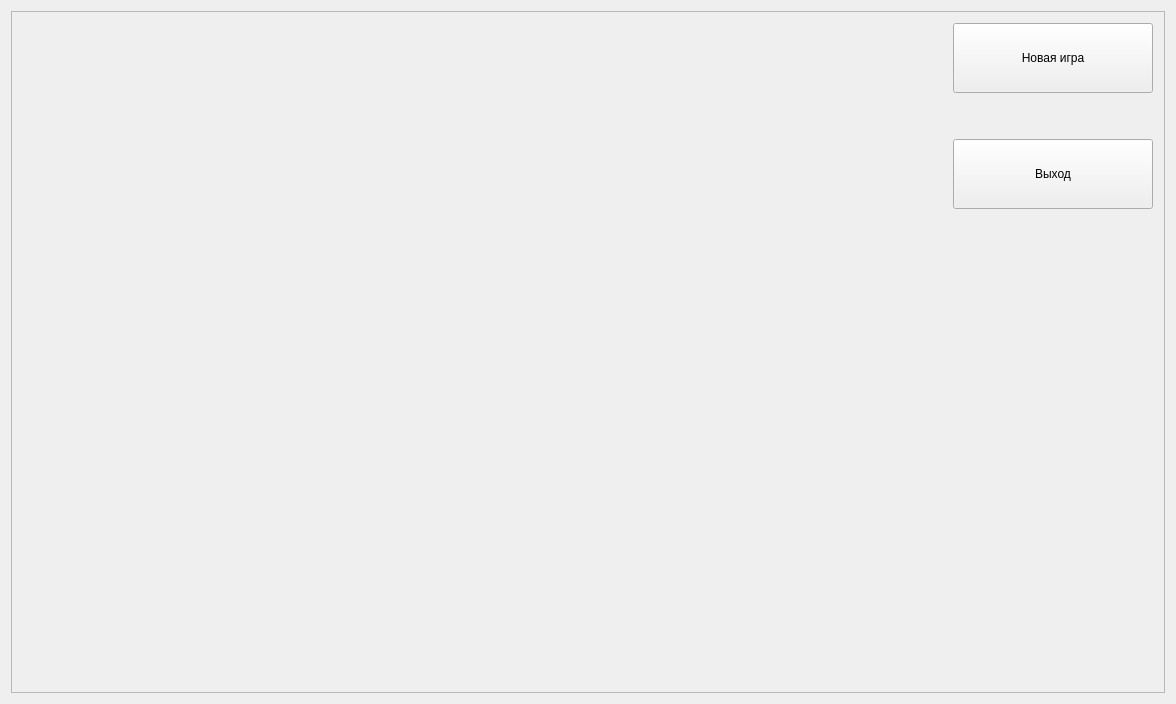
<?xml version="1.0" encoding="UTF-8"?>
<ui version="4.0">
 <class>MainWindow</class>
 <widget class="QMainWindow" name="MainWindow">
  <property name="geometry">
   <rect>
    <x>0</x>
    <y>0</y>
    <width>1176</width>
    <height>704</height>
   </rect>
  </property>
  <property name="windowTitle">
   <string>MainWindow</string>
  </property>
  <widget class="QWidget" name="centralWidget">
   <layout class="QVBoxLayout" name="verticalLayout_2">
    <item>
     <widget class="QFrame" name="frameMenu">
      <property name="frameShape">
       <enum>QFrame::StyledPanel</enum>
      </property>
      <property name="frameShadow">
       <enum>QFrame::Raised</enum>
      </property>
      <layout class="QHBoxLayout" name="horizontalLayout">
       <item>
        <widget class="QLabel" name="label">
         <property name="text">
          <string/>
         </property>
         <property name="pixmap">
          <pixmap resource="res.qrc">:/res/res/crusader_knight.png</pixmap>
         </property>
         <property name="scaledContents">
          <bool>false</bool>
         </property>
        </widget>
       </item>
       <item>
        <spacer name="horizontalSpacer">
         <property name="orientation">
          <enum>Qt::Horizontal</enum>
         </property>
         <property name="sizeHint" stdset="0">
          <size>
           <width>40</width>
           <height>20</height>
          </size>
         </property>
        </spacer>
       </item>
       <item>
        <layout class="QVBoxLayout" name="verticalLayout">
         <item>
          <widget class="MenuButton" name="pushButtonNewGame">
           <property name="minimumSize">
            <size>
             <width>200</width>
             <height>70</height>
            </size>
           </property>
           <property name="text">
            <string>Новая игра</string>
           </property>
           <property name="checkable">
            <bool>false</bool>
           </property>
          </widget>
         </item>
         <item>
          <spacer name="verticalSpacer_2">
           <property name="orientation">
            <enum>Qt::Vertical</enum>
           </property>
           <property name="sizeType">
            <enum>QSizePolicy::Fixed</enum>
           </property>
           <property name="sizeHint" stdset="0">
            <size>
             <width>20</width>
             <height>40</height>
            </size>
           </property>
          </spacer>
         </item>
         <item>
          <widget class="MenuButton" name="pushButtonClose">
           <property name="minimumSize">
            <size>
             <width>200</width>
             <height>70</height>
            </size>
           </property>
           <property name="text">
            <string>Выход</string>
           </property>
          </widget>
         </item>
         <item>
          <spacer name="verticalSpacer">
           <property name="orientation">
            <enum>Qt::Vertical</enum>
           </property>
           <property name="sizeHint" stdset="0">
            <size>
             <width>20</width>
             <height>40</height>
            </size>
           </property>
          </spacer>
         </item>
        </layout>
       </item>
      </layout>
     </widget>
    </item>
   </layout>
  </widget>
 </widget>
 <layoutdefault spacing="6" margin="11"/>
 <customwidgets>
  <customwidget>
   <class>MenuButton</class>
   <extends>QPushButton</extends>
   <header>game_widgets/MenuButton.h</header>
  </customwidget>
 </customwidgets>
 <resources>
  <include location="res.qrc"/>
 </resources>
 <connections/>
</ui>
